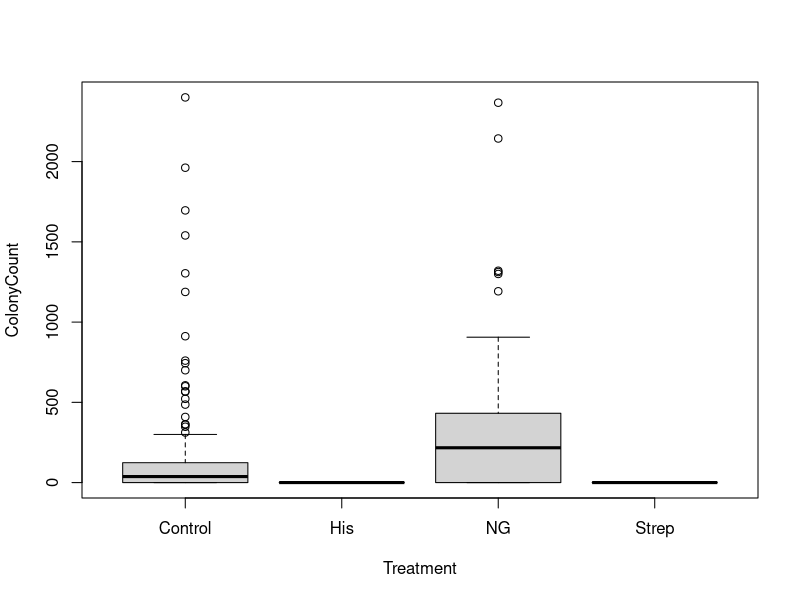
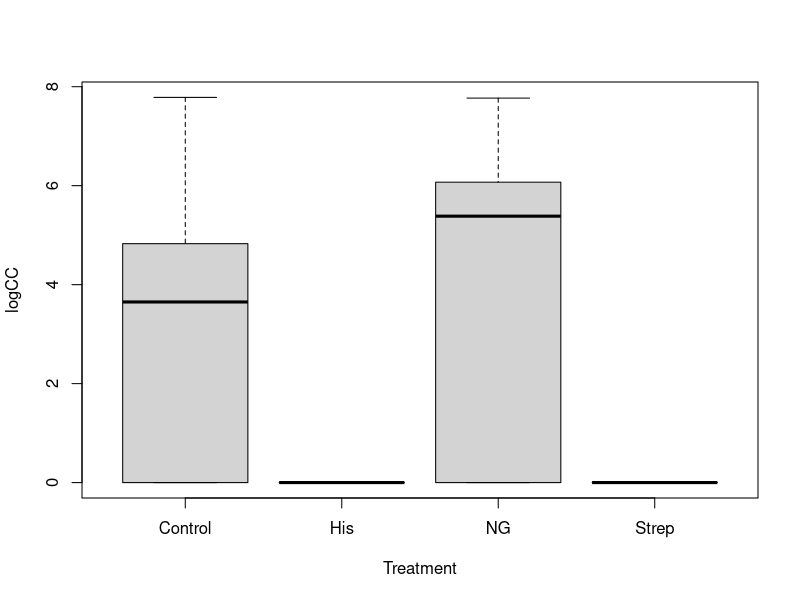
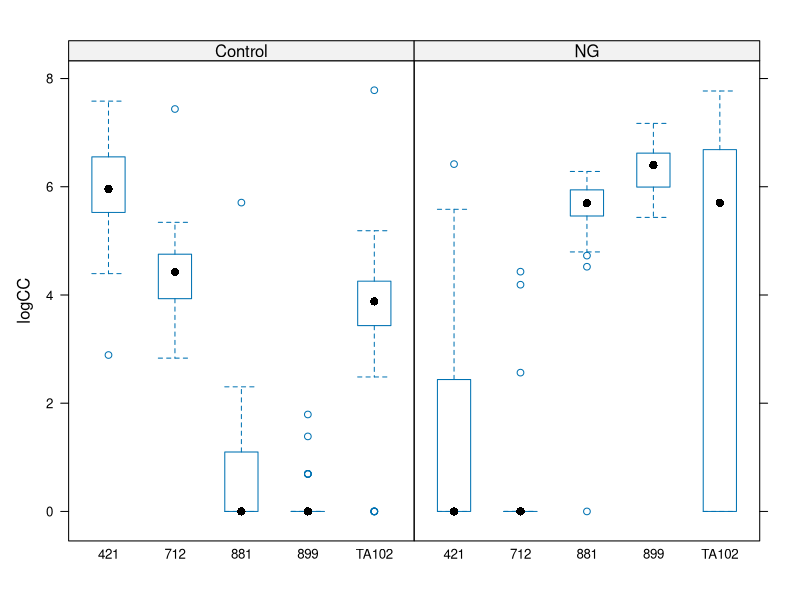
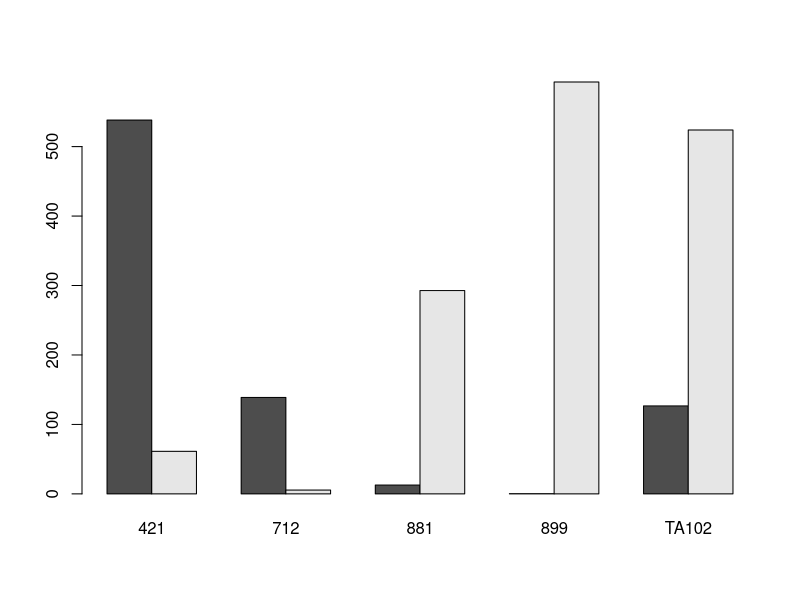
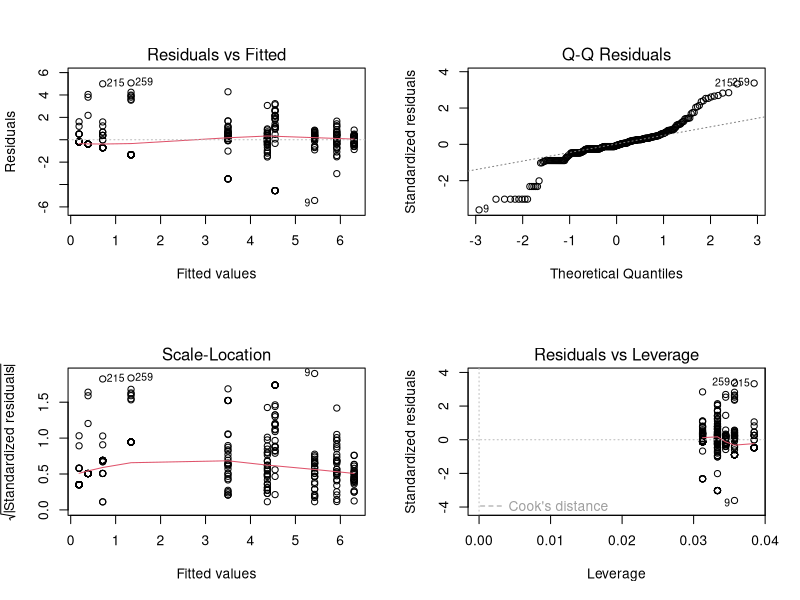
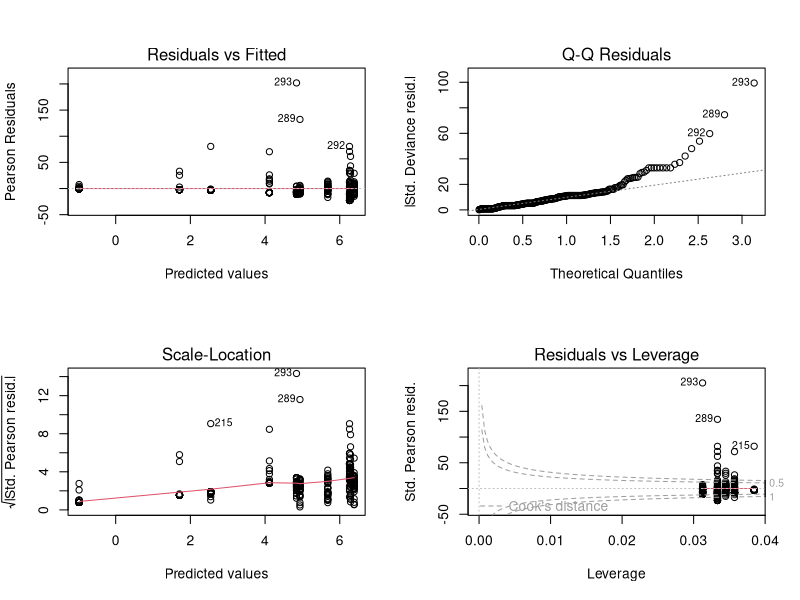
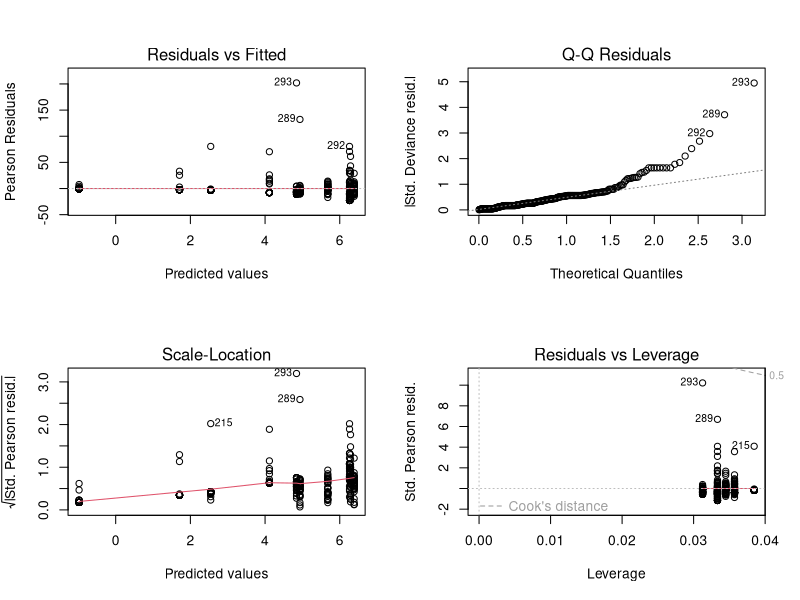

These charts were generated, in order, by the following R code: (Note: this script raises an error after producing the figures.)
# GENERALISED LINEAR MODELS

# 1) Load the data
colonies <- read.csv("../data/PracData.csv")
str(colonies)

# 2) Look at all the data
boxplot(ColonyCount ~ Treatment, data=colonies)

colonies$logCC <- log(colonies$ColonyCount + 1)
boxplot(logCC ~ Treatment, data=colonies)

# 3) Check the variation i colony count across treatments
tapply(colonies$ColonyCount, colonies$Treatment, min, na.rm=TRUE)
tapply(colonies$ColonyCount, colonies$Treatment, max, na.rm=TRUE)

# 4) Subset the data down to control and NG
coloniesCN <- subset(colonies, Treatment %in% c('Control', 'NG'), drop=TRUE)
str(coloniesCN)
# remove the unused levels
coloniesCN <- droplevels(coloniesCN)
str(coloniesCN)

# 5) Look at the strains by treament
library(lattice)
bwplot(logCC ~ Strain | Treatment, data=coloniesCN)

# alternatively, get a barplot
tab <- tapply(coloniesCN$ColonyCount, list(coloniesCN$Treatment,
	          coloniesCN$Strain), mean, na.rm=TRUE)
barplot(tab, beside=TRUE)

# 6) A test linear model
modLM <- lm(logCC ~ Strain * Treatment, data=coloniesCN)
par(mfrow=c(2,2))
plot(modLM)

# 7) A Poisson glm
modPois <- glm(ColonyCount ~ Strain * Treatment, data=coloniesCN, family='poisson')
summary(modPois)

par(mfrow=c(2,2))
plot(modPois)

# 8) A quasipoisson glm
modQPois <- glm(ColonyCount ~ Strain * Treatment, data=coloniesCN, family='quasipoisson')
summary(modQPois)
anova(modQPois, test='F')
plot(modQPois)

# 9) Simplification?
drop.scope(modQPois)
modQPois2 <- update(modQPois, . ~ . - Strain:Treatment)
anova(modQPois, modQPois2, test='F')

# 10) predictions
df <- expand.grid(Strain=levels(coloniesCN$Strain), 
                  Treatment=levels(coloniesCN$Treatment))
predict(modQPois, newdata=df, type='response')


# 10) halo

table(Halo=colonies$HaloLawn, Strain=colonies$Strain, Treatment=colonies$Treatment)


